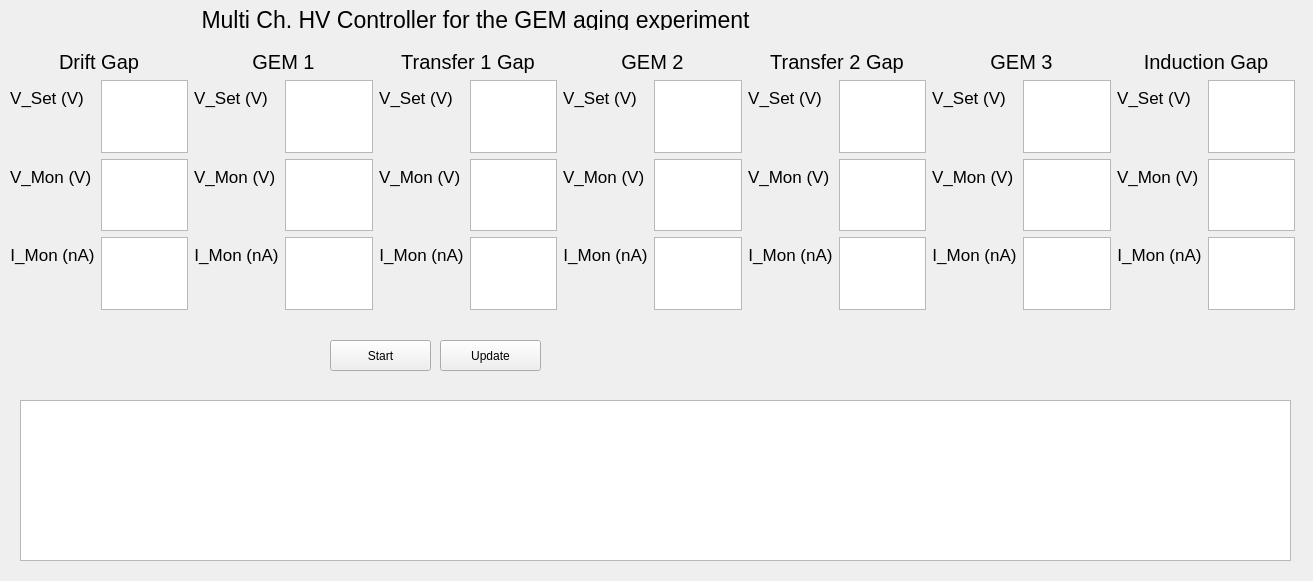
<?xml version="1.0" encoding="UTF-8"?>
<ui version="4.0">
 <class>MainWidget</class>
 <widget class="QWidget" name="MainWidget">
  <property name="geometry">
   <rect>
    <x>0</x>
    <y>0</y>
    <width>1313</width>
    <height>581</height>
   </rect>
  </property>
  <property name="windowTitle">
   <string>MainWidget</string>
  </property>
  <widget class="QTextBrowser" name="text">
   <property name="geometry">
    <rect>
     <x>20</x>
     <y>400</y>
     <width>1271</width>
     <height>161</height>
    </rect>
   </property>
  </widget>
  <widget class="QLabel" name="Title">
   <property name="geometry">
    <rect>
     <x>0</x>
     <y>10</y>
     <width>951</width>
     <height>20</height>
    </rect>
   </property>
   <property name="font">
    <font>
     <pointsize>17</pointsize>
    </font>
   </property>
   <property name="text">
    <string>Multi Ch. HV Controller for the GEM aging experiment</string>
   </property>
   <property name="alignment">
    <set>Qt::AlignCenter</set>
   </property>
  </widget>
  <widget class="QWidget" name="horizontalLayoutWidget_2">
   <property name="geometry">
    <rect>
     <x>10</x>
     <y>50</y>
     <width>1285</width>
     <height>260</height>
    </rect>
   </property>
   <layout class="QHBoxLayout" name="HL_Main_Panel">
    <item>
     <layout class="QVBoxLayout" name="VL_Drift_Gap">
      <item>
       <widget class="QLabel" name="label_drift_gap">
        <property name="font">
         <font>
          <pointsize>15</pointsize>
         </font>
        </property>
        <property name="text">
         <string>Drift Gap</string>
        </property>
        <property name="alignment">
         <set>Qt::AlignCenter</set>
        </property>
       </widget>
      </item>
      <item>
       <layout class="QHBoxLayout" name="horizontalLayout">
        <item>
         <layout class="QFormLayout" name="formLayout">
          <item row="0" column="1">
           <widget class="QTextEdit" name="TE_DG_VSet"/>
          </item>
          <item row="1" column="0">
           <widget class="QLabel" name="label_2">
            <property name="sizePolicy">
             <sizepolicy hsizetype="Preferred" vsizetype="Preferred">
              <horstretch>0</horstretch>
              <verstretch>0</verstretch>
             </sizepolicy>
            </property>
            <property name="font">
             <font>
              <pointsize>13</pointsize>
             </font>
            </property>
            <property name="text">
             <string>V_Mon (V)</string>
            </property>
           </widget>
          </item>
          <item row="1" column="1">
           <widget class="QTextBrowser" name="TB_DG_VMon"/>
          </item>
          <item row="2" column="0">
           <widget class="QLabel" name="label_3">
            <property name="font">
             <font>
              <pointsize>13</pointsize>
             </font>
            </property>
            <property name="text">
             <string>I_Mon (nA)</string>
            </property>
            <property name="alignment">
             <set>Qt::AlignCenter</set>
            </property>
           </widget>
          </item>
          <item row="2" column="1">
           <widget class="QTextBrowser" name="TB_DG_IMon"/>
          </item>
          <item row="0" column="0">
           <widget class="QLabel" name="label">
            <property name="font">
             <font>
              <pointsize>13</pointsize>
             </font>
            </property>
            <property name="text">
             <string>V_Set (V)</string>
            </property>
            <property name="alignment">
             <set>Qt::AlignCenter</set>
            </property>
           </widget>
          </item>
         </layout>
        </item>
       </layout>
      </item>
     </layout>
    </item>
    <item>
     <spacer name="horizontalSpacer">
      <property name="orientation">
       <enum>Qt::Horizontal</enum>
      </property>
      <property name="sizeHint" stdset="0">
       <size>
        <width>0</width>
        <height>0</height>
       </size>
      </property>
     </spacer>
    </item>
    <item>
     <layout class="QVBoxLayout" name="VL_GEM1">
      <item>
       <widget class="QLabel" name="label_drift_gap_2">
        <property name="font">
         <font>
          <pointsize>15</pointsize>
         </font>
        </property>
        <property name="text">
         <string>GEM 1</string>
        </property>
        <property name="alignment">
         <set>Qt::AlignCenter</set>
        </property>
       </widget>
      </item>
      <item>
       <layout class="QHBoxLayout" name="horizontalLayout_2">
        <item>
         <layout class="QFormLayout" name="formLayout_2">
          <item row="0" column="1">
           <widget class="QTextEdit" name="TE_GEM1_VSet"/>
          </item>
          <item row="1" column="0">
           <widget class="QLabel" name="label_4">
            <property name="sizePolicy">
             <sizepolicy hsizetype="Preferred" vsizetype="Preferred">
              <horstretch>0</horstretch>
              <verstretch>0</verstretch>
             </sizepolicy>
            </property>
            <property name="font">
             <font>
              <pointsize>13</pointsize>
             </font>
            </property>
            <property name="text">
             <string>V_Mon (V)</string>
            </property>
           </widget>
          </item>
          <item row="1" column="1">
           <widget class="QTextBrowser" name="TB_GEM1_VMon"/>
          </item>
          <item row="2" column="0">
           <widget class="QLabel" name="label_5">
            <property name="font">
             <font>
              <pointsize>13</pointsize>
             </font>
            </property>
            <property name="text">
             <string>I_Mon (nA)</string>
            </property>
            <property name="alignment">
             <set>Qt::AlignCenter</set>
            </property>
           </widget>
          </item>
          <item row="2" column="1">
           <widget class="QTextBrowser" name="TB_GEM1_IMon"/>
          </item>
          <item row="0" column="0">
           <widget class="QLabel" name="label_6">
            <property name="font">
             <font>
              <pointsize>13</pointsize>
             </font>
            </property>
            <property name="text">
             <string>V_Set (V)</string>
            </property>
            <property name="alignment">
             <set>Qt::AlignCenter</set>
            </property>
           </widget>
          </item>
         </layout>
        </item>
       </layout>
      </item>
     </layout>
    </item>
    <item>
     <spacer name="horizontalSpacer_2">
      <property name="orientation">
       <enum>Qt::Horizontal</enum>
      </property>
      <property name="sizeHint" stdset="0">
       <size>
        <width>40</width>
        <height>20</height>
       </size>
      </property>
     </spacer>
    </item>
    <item>
     <layout class="QVBoxLayout" name="VL_TR1">
      <item>
       <widget class="QLabel" name="label_drift_gap_4">
        <property name="font">
         <font>
          <pointsize>15</pointsize>
         </font>
        </property>
        <property name="text">
         <string>Transfer 1 Gap</string>
        </property>
        <property name="alignment">
         <set>Qt::AlignCenter</set>
        </property>
       </widget>
      </item>
      <item>
       <layout class="QHBoxLayout" name="horizontalLayout_5">
        <item>
         <layout class="QFormLayout" name="formLayout_4">
          <item row="0" column="0">
           <widget class="QLabel" name="label_12">
            <property name="font">
             <font>
              <pointsize>13</pointsize>
             </font>
            </property>
            <property name="text">
             <string>V_Set (V)</string>
            </property>
            <property name="alignment">
             <set>Qt::AlignCenter</set>
            </property>
           </widget>
          </item>
          <item row="0" column="1">
           <widget class="QTextEdit" name="TE_TR1_VSet"/>
          </item>
          <item row="1" column="0">
           <widget class="QLabel" name="label_10">
            <property name="sizePolicy">
             <sizepolicy hsizetype="Preferred" vsizetype="Preferred">
              <horstretch>0</horstretch>
              <verstretch>0</verstretch>
             </sizepolicy>
            </property>
            <property name="font">
             <font>
              <pointsize>13</pointsize>
             </font>
            </property>
            <property name="text">
             <string>V_Mon (V)</string>
            </property>
           </widget>
          </item>
          <item row="1" column="1">
           <widget class="QTextBrowser" name="TB_TR1_VMon"/>
          </item>
          <item row="2" column="0">
           <widget class="QLabel" name="label_11">
            <property name="font">
             <font>
              <pointsize>13</pointsize>
             </font>
            </property>
            <property name="text">
             <string>I_Mon (nA)</string>
            </property>
            <property name="alignment">
             <set>Qt::AlignCenter</set>
            </property>
           </widget>
          </item>
          <item row="2" column="1">
           <widget class="QTextBrowser" name="TB_TR1_IMon"/>
          </item>
         </layout>
        </item>
       </layout>
      </item>
     </layout>
    </item>
    <item>
     <spacer name="horizontalSpacer_3">
      <property name="orientation">
       <enum>Qt::Horizontal</enum>
      </property>
      <property name="sizeHint" stdset="0">
       <size>
        <width>40</width>
        <height>20</height>
       </size>
      </property>
     </spacer>
    </item>
    <item>
     <layout class="QVBoxLayout" name="VL_GEM2">
      <item>
       <widget class="QLabel" name="label_drift_gap_3">
        <property name="font">
         <font>
          <pointsize>15</pointsize>
         </font>
        </property>
        <property name="text">
         <string>GEM 2</string>
        </property>
        <property name="alignment">
         <set>Qt::AlignCenter</set>
        </property>
       </widget>
      </item>
      <item>
       <layout class="QHBoxLayout" name="horizontalLayout_4">
        <item>
         <layout class="QFormLayout" name="formLayout_3">
          <item row="0" column="1">
           <widget class="QTextEdit" name="TE_GEM2_VSet"/>
          </item>
          <item row="1" column="0">
           <widget class="QLabel" name="label_7">
            <property name="sizePolicy">
             <sizepolicy hsizetype="Preferred" vsizetype="Preferred">
              <horstretch>0</horstretch>
              <verstretch>0</verstretch>
             </sizepolicy>
            </property>
            <property name="font">
             <font>
              <pointsize>13</pointsize>
             </font>
            </property>
            <property name="text">
             <string>V_Mon (V)</string>
            </property>
           </widget>
          </item>
          <item row="1" column="1">
           <widget class="QTextBrowser" name="TB_GEM2_VMon"/>
          </item>
          <item row="2" column="0">
           <widget class="QLabel" name="label_8">
            <property name="font">
             <font>
              <pointsize>13</pointsize>
             </font>
            </property>
            <property name="text">
             <string>I_Mon (nA)</string>
            </property>
            <property name="alignment">
             <set>Qt::AlignCenter</set>
            </property>
           </widget>
          </item>
          <item row="2" column="1">
           <widget class="QTextBrowser" name="TB_GEM2_IMon"/>
          </item>
          <item row="0" column="0">
           <widget class="QLabel" name="label_9">
            <property name="font">
             <font>
              <pointsize>13</pointsize>
             </font>
            </property>
            <property name="text">
             <string>V_Set (V)</string>
            </property>
            <property name="alignment">
             <set>Qt::AlignCenter</set>
            </property>
           </widget>
          </item>
         </layout>
        </item>
       </layout>
      </item>
     </layout>
    </item>
    <item>
     <spacer name="horizontalSpacer_4">
      <property name="orientation">
       <enum>Qt::Horizontal</enum>
      </property>
      <property name="sizeHint" stdset="0">
       <size>
        <width>40</width>
        <height>20</height>
       </size>
      </property>
     </spacer>
    </item>
    <item>
     <layout class="QVBoxLayout" name="VL_TR2">
      <item>
       <widget class="QLabel" name="label_drift_gap_5">
        <property name="font">
         <font>
          <pointsize>15</pointsize>
         </font>
        </property>
        <property name="text">
         <string>Transfer 2 Gap</string>
        </property>
        <property name="alignment">
         <set>Qt::AlignCenter</set>
        </property>
       </widget>
      </item>
      <item>
       <layout class="QHBoxLayout" name="horizontalLayout_6">
        <item>
         <layout class="QFormLayout" name="formLayout_5">
          <item row="0" column="1">
           <widget class="QTextEdit" name="TE_TR2_VSet"/>
          </item>
          <item row="1" column="0">
           <widget class="QLabel" name="label_13">
            <property name="sizePolicy">
             <sizepolicy hsizetype="Preferred" vsizetype="Preferred">
              <horstretch>0</horstretch>
              <verstretch>0</verstretch>
             </sizepolicy>
            </property>
            <property name="font">
             <font>
              <pointsize>13</pointsize>
             </font>
            </property>
            <property name="text">
             <string>V_Mon (V)</string>
            </property>
           </widget>
          </item>
          <item row="1" column="1">
           <widget class="QTextBrowser" name="TB_TR2_VMon"/>
          </item>
          <item row="2" column="0">
           <widget class="QLabel" name="label_14">
            <property name="font">
             <font>
              <pointsize>13</pointsize>
             </font>
            </property>
            <property name="text">
             <string>I_Mon (nA)</string>
            </property>
            <property name="alignment">
             <set>Qt::AlignCenter</set>
            </property>
           </widget>
          </item>
          <item row="2" column="1">
           <widget class="QTextBrowser" name="TB_TR2_IMon"/>
          </item>
          <item row="0" column="0">
           <widget class="QLabel" name="label_15">
            <property name="font">
             <font>
              <pointsize>13</pointsize>
             </font>
            </property>
            <property name="text">
             <string>V_Set (V)</string>
            </property>
            <property name="alignment">
             <set>Qt::AlignCenter</set>
            </property>
           </widget>
          </item>
         </layout>
        </item>
       </layout>
      </item>
     </layout>
    </item>
    <item>
     <spacer name="horizontalSpacer_5">
      <property name="orientation">
       <enum>Qt::Horizontal</enum>
      </property>
      <property name="sizeHint" stdset="0">
       <size>
        <width>40</width>
        <height>20</height>
       </size>
      </property>
     </spacer>
    </item>
    <item>
     <layout class="QVBoxLayout" name="VL_GEM3">
      <item>
       <widget class="QLabel" name="label_drift_gap_7">
        <property name="font">
         <font>
          <pointsize>15</pointsize>
         </font>
        </property>
        <property name="text">
         <string>GEM 3</string>
        </property>
        <property name="alignment">
         <set>Qt::AlignCenter</set>
        </property>
       </widget>
      </item>
      <item>
       <layout class="QHBoxLayout" name="horizontalLayout_8">
        <item>
         <layout class="QFormLayout" name="formLayout_7">
          <item row="0" column="1">
           <widget class="QTextEdit" name="TE_GEM3_VSet"/>
          </item>
          <item row="1" column="0">
           <widget class="QLabel" name="label_19">
            <property name="sizePolicy">
             <sizepolicy hsizetype="Preferred" vsizetype="Preferred">
              <horstretch>0</horstretch>
              <verstretch>0</verstretch>
             </sizepolicy>
            </property>
            <property name="font">
             <font>
              <pointsize>13</pointsize>
             </font>
            </property>
            <property name="text">
             <string>V_Mon (V)</string>
            </property>
           </widget>
          </item>
          <item row="1" column="1">
           <widget class="QTextBrowser" name="TB_GEM3_VMon"/>
          </item>
          <item row="2" column="0">
           <widget class="QLabel" name="label_20">
            <property name="font">
             <font>
              <pointsize>13</pointsize>
             </font>
            </property>
            <property name="text">
             <string>I_Mon (nA)</string>
            </property>
            <property name="alignment">
             <set>Qt::AlignCenter</set>
            </property>
           </widget>
          </item>
          <item row="2" column="1">
           <widget class="QTextBrowser" name="TB_GEM3_IMon"/>
          </item>
          <item row="0" column="0">
           <widget class="QLabel" name="label_21">
            <property name="font">
             <font>
              <pointsize>13</pointsize>
             </font>
            </property>
            <property name="text">
             <string>V_Set (V)</string>
            </property>
            <property name="alignment">
             <set>Qt::AlignCenter</set>
            </property>
           </widget>
          </item>
         </layout>
        </item>
       </layout>
      </item>
     </layout>
    </item>
    <item>
     <spacer name="horizontalSpacer_6">
      <property name="orientation">
       <enum>Qt::Horizontal</enum>
      </property>
      <property name="sizeHint" stdset="0">
       <size>
        <width>40</width>
        <height>20</height>
       </size>
      </property>
     </spacer>
    </item>
    <item>
     <layout class="QVBoxLayout" name="verticalLayout_6">
      <item>
       <widget class="QLabel" name="label_drift_gap_6">
        <property name="font">
         <font>
          <pointsize>15</pointsize>
         </font>
        </property>
        <property name="text">
         <string>Induction Gap</string>
        </property>
        <property name="alignment">
         <set>Qt::AlignCenter</set>
        </property>
       </widget>
      </item>
      <item>
       <layout class="QHBoxLayout" name="horizontalLayout_7">
        <item>
         <layout class="QFormLayout" name="formLayout_6">
          <item row="0" column="1">
           <widget class="QTextEdit" name="TE_Induction_VSet"/>
          </item>
          <item row="1" column="0">
           <widget class="QLabel" name="label_16">
            <property name="sizePolicy">
             <sizepolicy hsizetype="Preferred" vsizetype="Preferred">
              <horstretch>0</horstretch>
              <verstretch>0</verstretch>
             </sizepolicy>
            </property>
            <property name="font">
             <font>
              <pointsize>13</pointsize>
             </font>
            </property>
            <property name="text">
             <string>V_Mon (V)</string>
            </property>
           </widget>
          </item>
          <item row="1" column="1">
           <widget class="QTextBrowser" name="TB_Induction_VMon"/>
          </item>
          <item row="2" column="0">
           <widget class="QLabel" name="label_17">
            <property name="font">
             <font>
              <pointsize>13</pointsize>
             </font>
            </property>
            <property name="text">
             <string>I_Mon (nA)</string>
            </property>
            <property name="alignment">
             <set>Qt::AlignCenter</set>
            </property>
           </widget>
          </item>
          <item row="2" column="1">
           <widget class="QTextBrowser" name="TB_Induction_IMon"/>
          </item>
          <item row="0" column="0">
           <widget class="QLabel" name="label_18">
            <property name="font">
             <font>
              <pointsize>13</pointsize>
             </font>
            </property>
            <property name="text">
             <string>V_Set (V)</string>
            </property>
            <property name="alignment">
             <set>Qt::AlignCenter</set>
            </property>
           </widget>
          </item>
         </layout>
        </item>
       </layout>
      </item>
     </layout>
    </item>
   </layout>
  </widget>
  <widget class="QPushButton" name="button_update">
   <property name="geometry">
    <rect>
     <x>440</x>
     <y>340</y>
     <width>101</width>
     <height>31</height>
    </rect>
   </property>
   <property name="text">
    <string>Update</string>
   </property>
  </widget>
  <widget class="QPushButton" name="button_start">
   <property name="geometry">
    <rect>
     <x>330</x>
     <y>340</y>
     <width>101</width>
     <height>31</height>
    </rect>
   </property>
   <property name="text">
    <string>Start</string>
   </property>
  </widget>
 </widget>
 <resources/>
 <connections/>
</ui>
